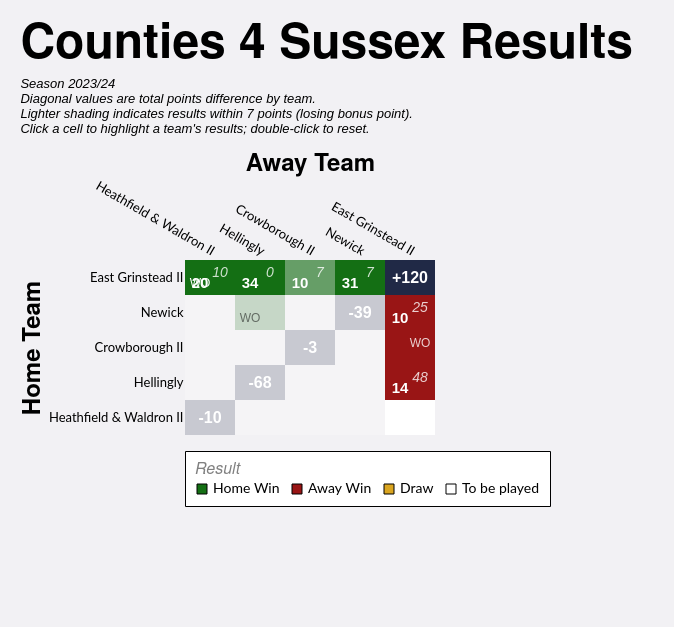

Source (Vega-Lite JSON):
### Vega-Lite specification from a JSON file in a GitHub repository (floating-point values rounded to 4 significant figures)
{"config": {"axis": {"labelFont": "Lato, sans-serif", "titleFont": "PT Sans Narrow, Helvetica Neue, Helvetica, Arial, sans-serif", "labelFontSize": 13, "titleFontSize": 24, "gridColor": "#202947", "gridOpacity": 0.2}, "header": {"labelFont": "PT Sans Narrow, Helvetica Neue, Helvetica, Arial, sans-serif", "titleFont": "PT Sans Narrow, Helvetica Neue, Helvetica, Arial, sans-serif", "labelFontSize": 24, "titleFontSize": 28, "labelFontWeight": "bold", "orient": "left"}, "legend": {"labelFont": "Lato, sans-serif", "titleFont": "PT Sans Narrow, Helvetica Neue, Helvetica, Arial, sans-serif", "labelFontSize": 14, "titleFontSize": 16, "titlePadding": 5, "fillColor": "white", "strokeColor": "black", "padding": 10, "titleFontWeight": "lighter", "titleFontStyle": "italic", "titleColor": "gray", "offset": 10}, "title": {"font": "PT Sans Narrow, Helvetica Neue, Helvetica, Arial, sans-serif", "fontSize": 48, "fontWeight": "bold", "anchor": "start", "align": "center", "titlePadding": 20, "subtitlePadding": 10, "subtitleFontSize": 13, "subtitleColor": "", "subtitleFontStyle": "italic", "offset": 15, "color": "black"}, "axisX": {"labelAngle": 0}, "facet": {"title": null, "header": null, "align": {"row": "each", "column": "each"}}, "resolve": {"scale": {"y": "independent", "facet": "independent"}}, "background": "#f2f1f4", "view": {"stroke": null}}, "layer": [{"data": {"name": "data-8d5bf6d418f510963f674cdb3aef10c7"}, "mark": {"type": "rect"}, "encoding": {"color": {"field": "result", "legend": {"columns": 4, "direction": "horizontal", "labelLimit": 200, "offset": 16, "orient": "bottom", "symbolStrokeColor": "black", "symbolStrokeWidth": 1, "values": ["Home Win", "Away Win", "Draw", "To be played"]}, "scale": {"domain": ["Home Win", "Home Win (LBP)", "Away Win", "Away Win (LBP)", "Draw", "To be played", "N/A"], "range": ["#146f14", "#146f14a0", "#991515", "#991515a0", "goldenrod", "white", "#202946"]}, "title": "Result", "type": "nominal"}, "opacity": {"condition": {"test": "datum.home_team == param_14['home_team'] || datum.away_team == param_14['home_team'] || !isValid(param_14['home_team'])", "value": 1.0}, "value": 0.2}, "tooltip": [{"field": "home_team", "title": "Home", "type": "nominal"}, {"field": "away_team", "title": "Away", "type": "nominal"}, {"field": "home_score_text", "title": "Home Score", "type": "nominal"}, {"field": "away_score_text", "title": "Away Score", "type": "nominal"}, {"field": "result", "title": "Result", "type": "nominal"}, {"field": "date", "format": "%d %b %Y", "title": "Date", "type": "temporal"}], "x": {"axis": {"domain": false, "grid": false, "labelAngle": 30, "orient": "top", "ticks": false}, "field": "away_team", "sort": ["Heathfield & Waldron II", "Hellingly", "Crowborough II", "Newick", "East Grinstead II"], "title": "Away Team", "type": "nominal"}, "y": {"axis": {"domain": false, "grid": false, "ticks": false}, "field": "home_team", "sort": ["East Grinstead II", "Newick", "Crowborough II", "Hellingly", "Heathfield & Waldron II"], "title": "Home Team", "type": "nominal"}}, "name": "view_9"}, {"data": {"name": "data-8d5bf6d418f510963f674cdb3aef10c7"}, "mark": {"type": "text", "fontStyle": "italic", "size": 14, "xOffset": 10, "yOffset": -5}, "encoding": {"color": {"condition": {"test": "datum.home_team == param_14['home_team'] || datum.away_team == param_14['home_team'] || !isValid(param_14['home_team'])", "value": "white"}, "value": "black"}, "opacity": {"condition": {"test": "datum.home_team == param_14['home_team'] || datum.away_team == param_14['home_team'] || !isValid(param_14['home_team'])", "value": 0.8}, "value": 0.4}, "text": {"field": "away_score_text", "type": "nominal"}, "x": {"field": "away_team", "sort": ["Heathfield & Waldron II", "Hellingly", "Crowborough II", "Newick", "East Grinstead II"], "type": "nominal"}, "y": {"field": "home_team", "sort": ["East Grinstead II", "Newick", "Crowborough II", "Hellingly", "Heathfield & Waldron II"], "type": "nominal"}}, "transform": [{"filter": "datum.away_score_text != '' && datum.away_score_text != 'WO'"}]}, {"data": {"name": "data-8d5bf6d418f510963f674cdb3aef10c7"}, "mark": {"type": "text", "size": 12, "xOffset": 10, "yOffset": -5}, "encoding": {"color": {"condition": {"test": "datum.home_team == param_14['home_team'] || datum.away_team == param_14['home_team'] || !isValid(param_14['home_team'])", "value": "white"}, "value": "black"}, "opacity": {"condition": {"test": "datum.home_team == param_14['home_team'] || datum.away_team == param_14['home_team'] || !isValid(param_14['home_team'])", "value": 0.8}, "value": 0.4}, "text": {"field": "away_score_text", "type": "nominal"}, "x": {"field": "away_team", "sort": ["Heathfield & Waldron II", "Hellingly", "Crowborough II", "Newick", "East Grinstead II"], "type": "nominal"}, "y": {"field": "home_team", "sort": ["East Grinstead II", "Newick", "Crowborough II", "Hellingly", "Heathfield & Waldron II"], "type": "nominal"}}, "transform": [{"filter": "datum.away_score_text == 'WO'"}]}, {"data": {"name": "data-8d5bf6d418f510963f674cdb3aef10c7"}, "mark": {"type": "text", "fontWeight": "bold", "size": 15, "xOffset": -10, "yOffset": 5}, "encoding": {"color": {"condition": {"test": "datum.home_team == param_14['home_team'] || datum.away_team == param_14['home_team'] || !isValid(param_14['home_team'])", "value": "white"}, "value": "black"}, "opacity": {"condition": {"test": "datum.home_team == param_14['home_team'] || datum.away_team == param_14['home_team'] || !isValid(param_14['home_team'])", "value": 1.0}, "value": 0.5}, "text": {"field": "home_score_text", "type": "nominal"}, "x": {"field": "away_team", "sort": ["Heathfield & Waldron II", "Hellingly", "Crowborough II", "Newick", "East Grinstead II"], "type": "nominal"}, "y": {"field": "home_team", "sort": ["East Grinstead II", "Newick", "Crowborough II", "Hellingly", "Heathfield & Waldron II"], "type": "nominal"}}, "transform": [{"filter": "datum.home_score_text != '' && datum.home_score_text != 'WO'"}]}, {"data": {"name": "data-8d5bf6d418f510963f674cdb3aef10c7"}, "mark": {"type": "text", "size": 12, "xOffset": -10, "yOffset": 5}, "encoding": {"color": {"condition": {"test": "datum.home_team == param_14['home_team'] || datum.away_team == param_14['home_team'] || !isValid(param_14['home_team'])", "value": "white"}, "value": "black"}, "opacity": {"condition": {"test": "datum.home_team == param_14['home_team'] || datum.away_team == param_14['home_team'] || !isValid(param_14['home_team'])", "value": 1.0}, "value": 0.5}, "text": {"field": "home_score_text", "type": "nominal"}, "x": {"field": "away_team", "sort": ["Heathfield & Waldron II", "Hellingly", "Crowborough II", "Newick", "East Grinstead II"], "type": "nominal"}, "y": {"field": "home_team", "sort": ["East Grinstead II", "Newick", "Crowborough II", "Hellingly", "Heathfield & Waldron II"], "type": "nominal"}}, "transform": [{"filter": "datum.home_score_text == 'WO'"}]}, {"data": {"name": "data-c5b7dce837a255612d263eaef249cda5"}, "mark": {"type": "text", "color": "white", "fontWeight": "bold", "size": 16}, "encoding": {"text": {"field": "display_text", "type": "nominal"}, "tooltip": [{"field": "home_team", "title": "Team", "type": "nominal"}, {"field": "display_text", "title": "Points Difference", "type": "nominal"}], "x": {"field": "away_team", "sort": ["Heathfield & Waldron II", "Hellingly", "Crowborough II", "Newick", "East Grinstead II"], "type": "nominal"}, "y": {"field": "home_team", "sort": ["East Grinstead II", "Newick", "Crowborough II", "Hellingly", "Heathfield & Waldron II"], "type": "nominal"}}}], "height": {"step": 35}, "padding": {"left": 20, "top": 20, "right": 40, "bottom": 120}, "params": [{"name": "param_14", "select": {"type": "point", "clear": "dblclick", "fields": ["home_team"], "on": "click"}, "value": [{"home_team": "East Grinstead II"}], "views": ["view_9"]}], "title": {"text": "Counties 4 Sussex Results", "subtitle": ["Season 2023/24", "Diagonal values are total points difference by team.", "Lighter shading indicates results within 7 points (losing bonus point).", "Click a cell to highlight a team's results; double-click to reset."]}, "width": {"step": 50}, "$schema": "https://vega.github.io/schema/vega-lite/v5.20.1.json", "datasets": {"data-8d5bf6d418f510963f674cdb3aef10c7": [{"home_team": "Crowborough II", "away_team": "Crowborough II", "match_id": null, "date": "", "home_score": null, "away_score": null, "home_walkover": null, "away_walkover": null, "result": "N/A", "home_score_text": "", "away_score_text": "", "wo_result": "", "score_text": "", "display_text": "-3", "is_diagonal": true, "result_simple": "N/A"}, {"home_team": "Crowborough II", "away_team": "East Grinstead II", "match_id": "1083348", "date": "2023-11-18T00:00:00", "home_score": null, "away_score": null, "home_walkover": false, "away_walkover": true, "result": "Away Win", "home_score_text": "", "away_score_text": "WO", "wo_result": "AWO", "score_text": "WO", "display_text": "WO", "is_diagonal": false, "result_simple": "Away Win"}, {"home_team": "Crowborough II", "away_team": "Heathfield & Waldron II", "match_id": null, "date": "", "home_score": null, "away_score": null, "home_walkover": null, "away_walkover": null, "result": "To be played", "home_score_text": "", "away_score_text": "", "wo_result": "", "score_text": "", "display_text": "", "is_diagonal": false, "result_simple": "To be played"}, {"home_team": "Crowborough II", "away_team": "Hellingly", "match_id": null, "date": "", "home_score": null, "away_score": null, "home_walkover": null, "away_walkover": null, "result": "To be played", "home_score_text": "", "away_score_text": "", "wo_result": "", "score_text": "", "display_text": "", "is_diagonal": false, "result_simple": "To be played"}, {"home_team": "Crowborough II", "away_team": "Newick", "match_id": null, "date": "", "home_score": null, "away_score": null, "home_walkover": null, "away_walkover": null, "result": "To be played", "home_score_text": "", "away_score_text": "", "wo_result": "", "score_text": "", "display_text": "", "is_diagonal": false, "result_simple": "To be played"}, {"home_team": "East Grinstead II", "away_team": "Crowborough II", "match_id": "1083358", "date": "2024-02-03T00:00:00", "home_score": 10, "away_score": 7, "home_walkover": false, "away_walkover": false, "result": "Home Win (LBP)", "home_score_text": "10", "away_score_text": "7", "wo_result": "", "score_text": "10-7", "display_text": "10-7", "is_diagonal": false, "result_simple": "Home Win"}, {"home_team": "East Grinstead II", "away_team": "East Grinstead II", "match_id": null, "date": "", "home_score": null, "away_score": null, "home_walkover": null, "away_walkover": null, "result": "N/A", "home_score_text": "", "away_score_text": "", "wo_result": "", "score_text": "", "display_text": "+120", "is_diagonal": true, "result_simple": "N/A"}, {"home_team": "East Grinstead II", "away_team": "Heathfield & Waldron II", "match_id": "1111548", "date": "2024-01-20T00:00:00", "home_score": 20, "away_score": 10, "home_walkover": false, "away_walkover": false, "result": "Home Win", "home_score_text": "20", "away_score_text": "10", "wo_result": "", "score_text": "20-10", "display_text": "20-10", "is_diagonal": false, "result_simple": "Home Win"}, {"home_team": "East Grinstead II", "away_team": "Heathfield & Waldron II", "match_id": "1105112", "date": "2023-12-09T00:00:00", "home_score": null, "away_score": null, "home_walkover": true, "away_walkover": false, "result": "Home Win", "home_score_text": "WO", "away_score_text": "", "wo_result": "HWO", "score_text": "WO", "display_text": "WO", "is_diagonal": false, "result_simple": "Home Win"}, {"home_team": "East Grinstead II", "away_team": "Hellingly", "match_id": "1083351", "date": "2023-12-02T00:00:00", "home_score": 34, "away_score": 0, "home_walkover": false, "away_walkover": false, "result": "Home Win", "home_score_text": "34", "away_score_text": "0", "wo_result": "", "score_text": "34-0", "display_text": "34-0", "is_diagonal": false, "result_simple": "Home Win"}, {"home_team": "East Grinstead II", "away_team": "Newick", "match_id": "1083365", "date": "2024-03-02T00:00:00", "home_score": 31, "away_score": 7, "home_walkover": false, "away_walkover": false, "result": "Home Win", "home_score_text": "31", "away_score_text": "7", "wo_result": "", "score_text": "31-7", "display_text": "31-7", "is_diagonal": false, "result_simple": "Home Win"}, {"home_team": "Heathfield & Waldron II", "away_team": "Crowborough II", "match_id": null, "date": "", "home_score": null, "away_score": null, "home_walkover": null, "away_walkover": null, "result": "To be played", "home_score_text": "", "away_score_text": "", "wo_result": "", "score_text": "", "display_text": "", "is_diagonal": false, "result_simple": "To be played"}, {"home_team": "Heathfield & Waldron II", "away_team": "East Grinstead II", "match_id": null, "date": "", "home_score": null, "away_score": null, "home_walkover": null, "away_walkover": null, "result": "To be played", "home_score_text": "", "away_score_text": "", "wo_result": "", "score_text": "", "display_text": "", "is_diagonal": false, "result_simple": "To be played"}, {"home_team": "Heathfield & Waldron II", "away_team": "Heathfield & Waldron II", "match_id": null, "date": "", "home_score": null, "away_score": null, "home_walkover": null, "away_walkover": null, "result": "N/A", "home_score_text": "", "away_score_text": "", "wo_result": "", "score_text": "", "display_text": "-10", "is_diagonal": true, "result_simple": "N/A"}, {"home_team": "Heathfield & Waldron II", "away_team": "Hellingly", "match_id": null, "date": "", "home_score": null, "away_score": null, "home_walkover": null, "away_walkover": null, "result": "To be played", "home_score_text": "", "away_score_text": "", "wo_result": "", "score_text": "", "display_text": "", "is_diagonal": false, "result_simple": "To be played"}, {"home_team": "Heathfield & Waldron II", "away_team": "Newick", "match_id": null, "date": "", "home_score": null, "away_score": null, "home_walkover": null, "away_walkover": null, "result": "To be played", "home_score_text": "", "away_score_text": "", "wo_result": "", "score_text": "", "display_text": "", "is_diagonal": false, "result_simple": "To be played"}, {"home_team": "Hellingly", "away_team": "Crowborough II", "match_id": null, "date": "", "home_score": null, "away_score": null, "home_walkover": null, "away_walkover": null, "result": "To be played", "home_score_text": "", "away_score_text": "", "wo_result": "", "score_text": "", "display_text": "", "is_diagonal": false, "result_simple": "To be played"}, {"home_team": "Hellingly", "away_team": "East Grinstead II", "match_id": "1083362", "date": "2024-02-17T00:00:00", "home_score": 14, "away_score": 48, "home_walkover": false, "away_walkover": false, "result": "Away Win", "home_score_text": "14", "away_score_text": "48", "wo_result": "", "score_text": "14-48", "display_text": "14-48", "is_diagonal": false, "result_simple": "Away Win"}, {"home_team": "Hellingly", "away_team": "Heathfield & Waldron II", "match_id": null, "date": "", "home_score": null, "away_score": null, "home_walkover": null, "away_walkover": null, "result": "To be played", "home_score_text": "", "away_score_text": "", "wo_result": "", "score_text": "", "display_text": "", "is_diagonal": false, "result_simple": "To be played"}, {"home_team": "Hellingly", "away_team": "Hellingly", "match_id": null, "date": "", "home_score": null, "away_score": null, "home_walkover": null, "away_walkover": null, "result": "N/A", "home_score_text": "", "away_score_text": "", "wo_result": "", "score_text": "", "display_text": "-68", "is_diagonal": true, "result_simple": "N/A"}, {"home_team": "Hellingly", "away_team": "Newick", "match_id": null, "date": "", "home_score": null, "away_score": null, "home_walkover": null, "away_walkover": null, "result": "To be played", "home_score_text": "", "away_score_text": "", "wo_result": "", "score_text": "", "display_text": "", "is_diagonal": false, "result_simple": "To be played"}, {"home_team": "Newick", "away_team": "Crowborough II", "match_id": null, "date": "", "home_score": null, "away_score": null, "home_walkover": null, "away_walkover": null, "result": "To be played", "home_score_text": "", "away_score_text": "", "wo_result": "", "score_text": "", "display_text": "", "is_diagonal": false, "result_simple": "To be played"}, {"home_team": "Newick", "away_team": "East Grinstead II", "match_id": "1083338", "date": "2023-10-21T00:00:00", "home_score": 10, "away_score": 25, "home_walkover": false, "away_walkover": false, "result": "Away Win", "home_score_text": "10", "away_score_text": "25", "wo_result": "", "score_text": "10-25", "display_text": "10-25", "is_diagonal": false, "result_simple": "Away Win"}, {"home_team": "Newick", "away_team": "Heathfield & Waldron II", "match_id": null, "date": "", "home_score": null, "away_score": null, "home_walkover": null, "away_walkover": null, "result": "To be played", "home_score_text": "", "away_score_text": "", "wo_result": "", "score_text": "", "display_text": "", "is_diagonal": false, "result_simple": "To be played"}, {"home_team": "Newick", "away_team": "Hellingly", "match_id": "1115967", "date": "2024-04-20T00:00:00", "home_score": null, "away_score": null, "home_walkover": true, "away_walkover": false, "result": "Home Win", "home_score_text": "WO", "away_score_text": "", "wo_result": "HWO", "score_text": "WO", "display_text": "WO", "is_diagonal": false, "result_simple": "Home Win"}, {"home_team": "Newick", "away_team": "Newick", "match_id": null, "date": "", "home_score": null, "away_score": null, "home_walkover": null, "away_walkover": null, "result": "N/A", "home_score_text": "", "away_score_text": "", "wo_result": "", "score_text": "", "display_text": "-39", "is_diagonal": true, "result_simple": "N/A"}], "data-c5b7dce837a255612d263eaef249cda5": [{"home_team": "Crowborough II", "away_team": "Crowborough II", "match_id": null, "date": "", "home_score": null, "away_score": null, "home_walkover": null, "away_walkover": null, "result": "N/A", "home_score_text": "", "away_score_text": "", "wo_result": "", "score_text": "", "display_text": "-3", "is_diagonal": true, "result_simple": "N/A"}, {"home_team": "East Grinstead II", "away_team": "East Grinstead II", "match_id": null, "date": "", "home_score": null, "away_score": null, "home_walkover": null, "away_walkover": null, "result": "N/A", "home_score_text": "", "away_score_text": "", "wo_result": "", "score_text": "", "display_text": "+120", "is_diagonal": true, "result_simple": "N/A"}, {"home_team": "Heathfield & Waldron II", "away_team": "Heathfield & Waldron II", "match_id": null, "date": "", "home_score": null, "away_score": null, "home_walkover": null, "away_walkover": null, "result": "N/A", "home_score_text": "", "away_score_text": "", "wo_result": "", "score_text": "", "display_text": "-10", "is_diagonal": true, "result_simple": "N/A"}, {"home_team": "Hellingly", "away_team": "Hellingly", "match_id": null, "date": "", "home_score": null, "away_score": null, "home_walkover": null, "away_walkover": null, "result": "N/A", "home_score_text": "", "away_score_text": "", "wo_result": "", "score_text": "", "display_text": "-68", "is_diagonal": true, "result_simple": "N/A"}, {"home_team": "Newick", "away_team": "Newick", "match_id": null, "date": "", "home_score": null, "away_score": null, "home_walkover": null, "away_walkover": null, "result": "N/A", "home_score_text": "", "away_score_text": "", "wo_result": "", "score_text": "", "display_text": "-39", "is_diagonal": true, "result_simple": "N/A"}]}}
